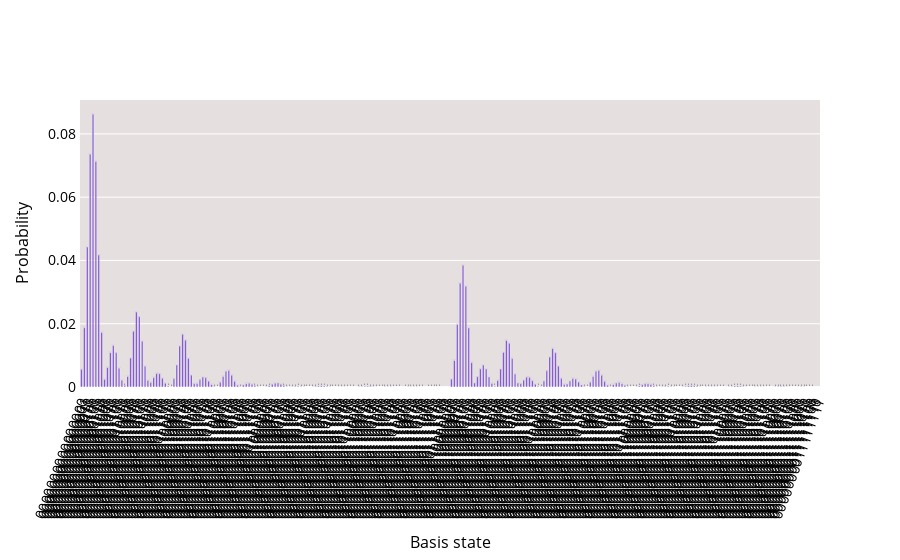

The notebook cell saved with this chart:
### Code cell
job = execute(state_preparation, backend=Aer.get_backend('statevector_simulator'))
probability_distribution(job.result().get_counts())

### Figure 1 — Plotly figure (JSON) as saved in the notebook; plotly's stock layout.template omitted (floating-point values rounded to 4 significant figures; data arrays with more than 128 entries replaced by an {"elided": "..."} marker saying what was removed)
{"data": [{"hoverinfo": "text", "hovertext": {"elided": "256 str values"}, "marker": {"color": "#6929c4"}, "name": "", "text": {"elided": "256 float values"}, "textposition": "auto", "type": "bar", "width": 0.5, "x": {"elided": "256 int values"}, "y": {"elided": "256 float values"}}], "layout": {"font": {"color": "#000000"}, "paper_bgcolor": "#ffffff", "plot_bgcolor": "#e5e0df", "showlegend": false, "title": {"font": {"size": 18}, "x": 0.5}, "xaxis": {"linewidth": 1, "showline": true, "tickangle": -70, "tickfont": {"size": 14}, "ticktext": {"elided": "256 str values"}, "tickvals": {"elided": "256 int values"}, "title": {"font": {"size": 16}, "text": "Basis state"}}, "yaxis": {"linewidth": 1, "showline": true, "tickfont": {"size": 14}, "title": {"font": {"size": 16}, "text": "Probability"}}}}
